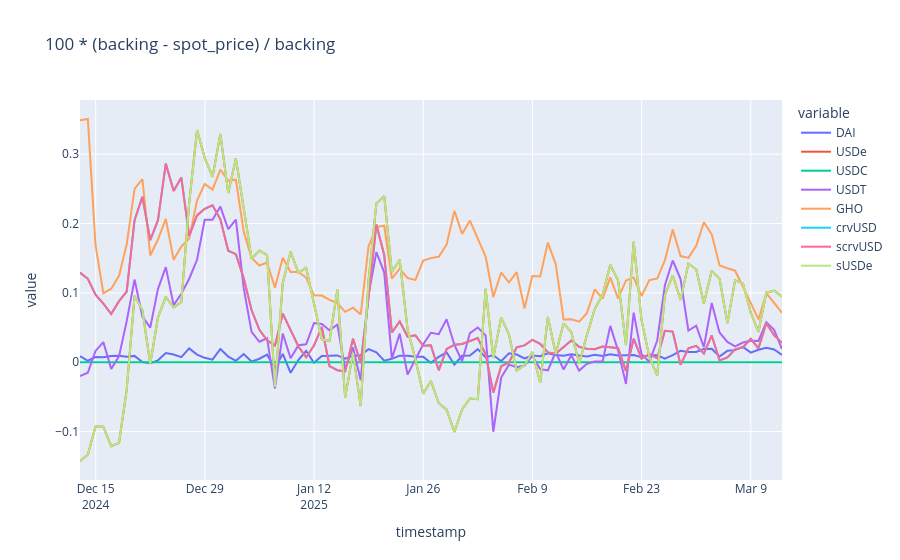
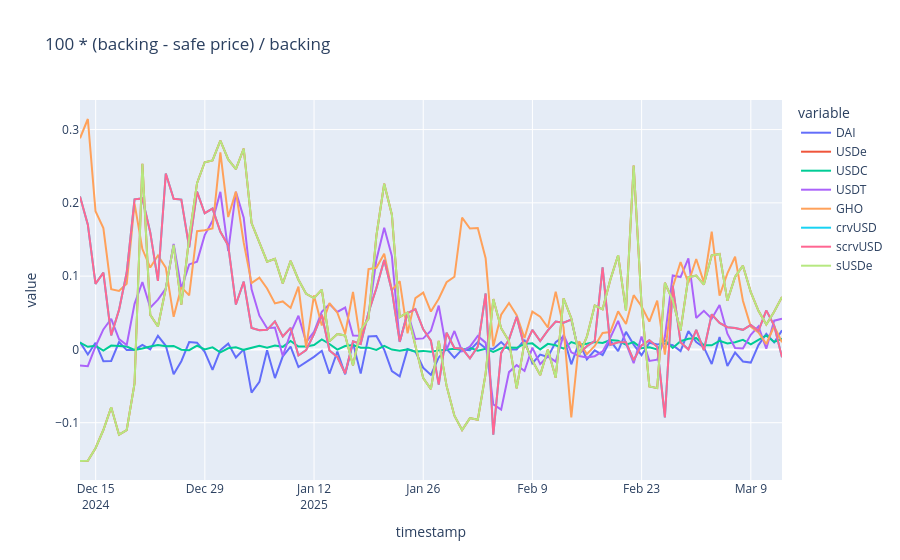
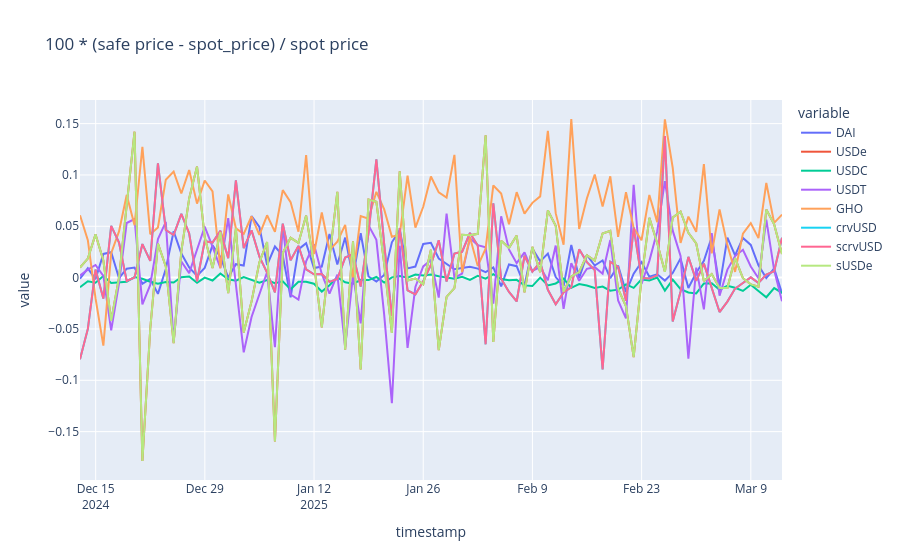

The notebook cell these images were saved under, in order:
### Code cell
safe_price_cols = [f"{t}_safe_price" for t in token_symbols]
backing_cols = [f"{t}_backing" for t in token_symbols]
spot_price_cols = [f"{t}_spot_price" for t in token_symbols]
df[[*spot_price_cols, *spot_price_cols, *backing_cols]].to_csv("stable_coin_prices.csv")

percent_difference_from_peg_in_safe = pd.DataFrame(
    data=100 * (df[backing_cols].values - df[safe_price_cols].values) / (df[backing_cols].values),
    columns=token_symbols,
    index=df.index,
)
percent_difference_from_peg_in_safe.to_csv("percent_difference_from_peg_in_safe.csv")

percent_difference_between_safe_and_spot = pd.DataFrame(
    data=100 * (df[safe_price_cols].values - df[spot_price_cols].values) / (df[safe_price_cols].values),
    columns=token_symbols,
    index=df.index,
)
percent_difference_between_safe_and_spot.to_csv("percent_difference_between_safe_and_spot.csv")

percent_difference_from_peg_in_spot = pd.DataFrame(
    data=100 * (df[backing_cols].values - df[spot_price_cols].values) / (df[backing_cols].values),
    columns=token_symbols,
    index=df.index,
)
percent_difference_from_peg_in_spot.to_csv("percent_difference_from_peg_in_spot.csv")

px.line(percent_difference_from_peg_in_spot, title="100 * (backing - spot_price) / backing").show()
px.line(percent_difference_from_peg_in_safe, title="100 * (backing - safe price) / backing").show()
px.line(percent_difference_between_safe_and_spot, title="100 * (safe price - spot_price) / spot price").show()
